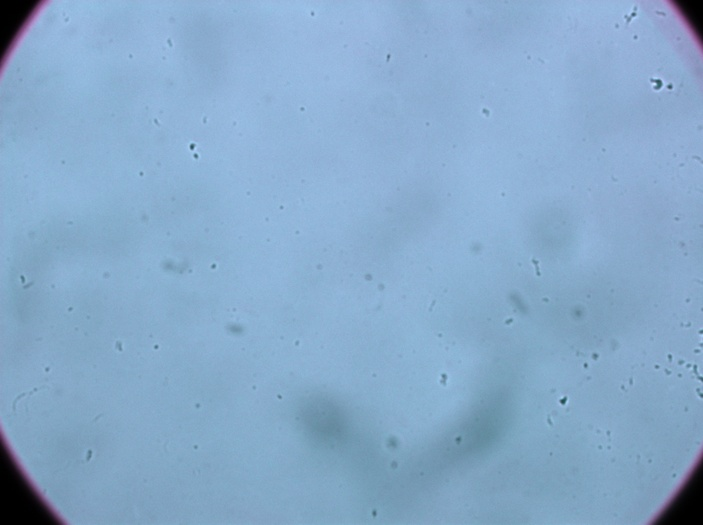
#> input picture data/orig_images/BCKGRND.jpg, 703 x 525 px, shrunk from 1392 x 1040 before the run; the run also reads 1 picture not shown here
$ python platelet_detection.py
#> lines starting #> are read from the running program, lines starting #| are printed output that depends on the picture; after the words box and inside, x2 and y2 are one past the last pixel; in counts of white or black regions, pixels touching at a corner belong together
import os
import cv2
import numpy as np
import matplotlib.pyplot as plt
from pathlib import Path
from skimage import measure, morphology
from scipy.spatial.distance import cdist

# Define paths
script_dir = os.path.dirname(os.path.realpath(__file__))
data_dir = os.path.join(script_dir, '..', 'data')
orig_images_dir = os.path.join(data_dir, 'orig_images')
counted_images_dir = os.path.join(data_dir, 'counted_images')
img_dir = Path(orig_images_dir)
bkgrd_img_path = os.path.join(orig_images_dir, 'T1_Cp_no-agr-border_40x.jpg')

image_files = [
    p for p in img_dir.iterdir()
    if p.suffix.lower() in [".jpg", ".jpeg", ".png"]
    and p.name != "T1_Cp_no-agr-border_40x.jpg"
]

for file_path in image_files:

    # Open images
    img = cv2.imread(str(file_path), cv2.IMREAD_GRAYSCALE)
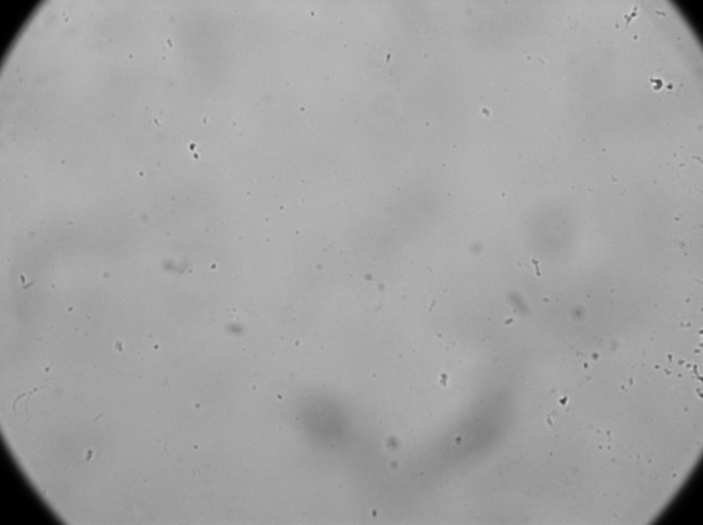
#> img: shape (525, 703); min 0, max 226, mean 163
    bkgrd = cv2.imread(bkgrd_img_path, cv2.IMREAD_GRAYSCALE)

    # Convert images to float32
    img = img.astype(np.float32)
    bkgrd = bkgrd.astype(np.float32)

    # Blur and normalize the background
    bkgrd_smooth = cv2.GaussianBlur(bkgrd, (51, 51), 0)
    epsilon = 1e-6
    bkgrd_mean = np.mean(bkgrd_smooth)
#> bkgrd_mean = 163
    bkgrd_norm = bkgrd_smooth / (bkgrd_mean + epsilon)
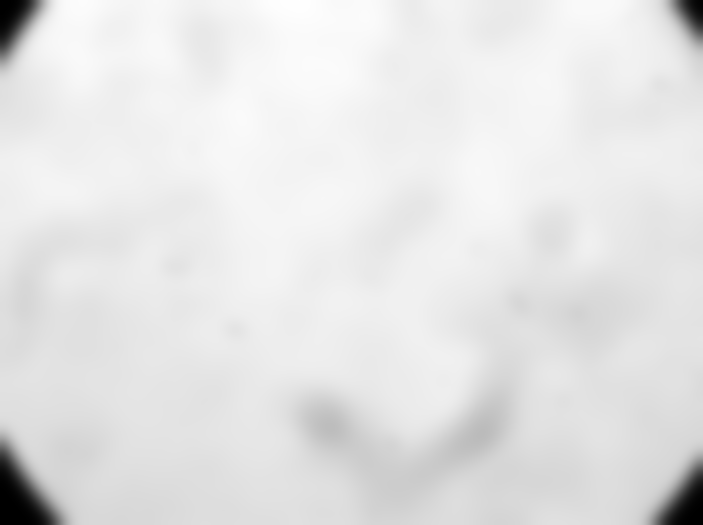
#> bkgrd_norm: shape (525, 703) float32; min 8.71e-07, max 1.12, mean 1; drawn with min black and max white

    # Correct the image by removing the background gray levels
    img_corrected = img / (bkgrd_norm + epsilon)
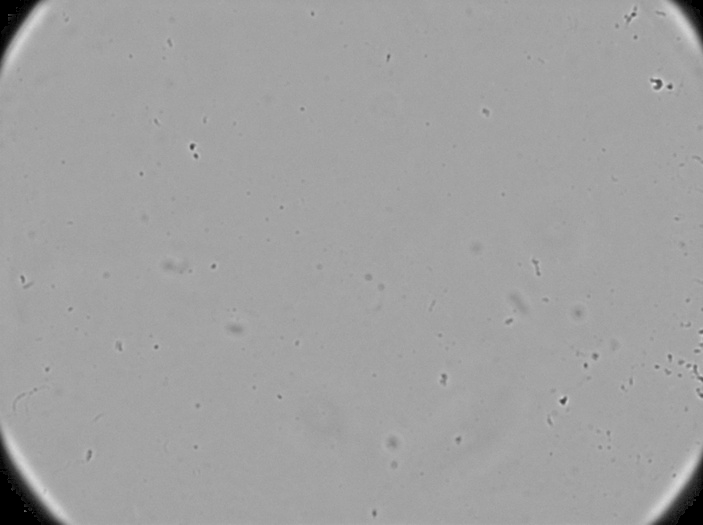
#> img_corrected: shape (525, 703) float32; min 0, max 225.4, mean 161.2
    img_corrected = img_corrected.astype(np.uint8)

    # Normalize the image histogram
    dimensions = img_corrected.shape
#> dimensions = (525, 703)
    number_of_pixels = dimensions[0] * dimensions[1]
#> number_of_pixels = 369075
    hist, _ = np.histogram(img_corrected, bins=256, range=(35, 255))
#> hist = 256 values, max 87544 at index 148, min 0 at index 7, mean 1426.7
    normalized_cumulative_histogram = np.cumsum(hist) / number_of_pixels
#> normalized_cumulative_histogram = 256 values from 0.000138 to 0.99
    img_norm = 255 * normalized_cumulative_histogram[img_corrected]
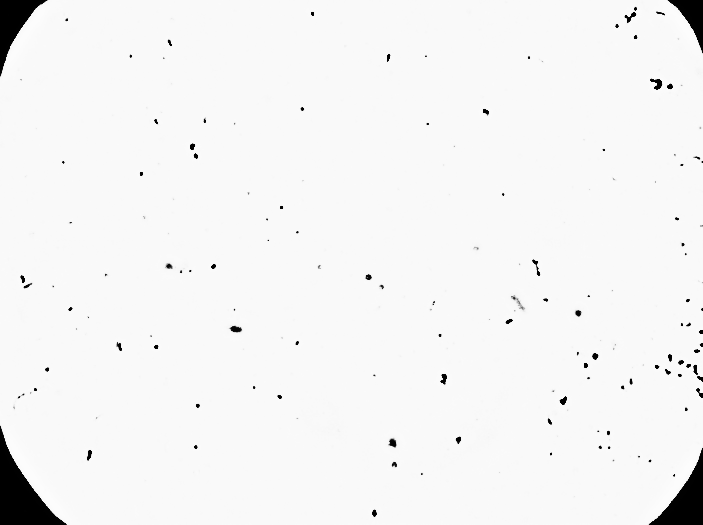
#> img_norm: shape (525, 703) float64; min 0.0352, max 252.3, mean 244.2
    img_norm = img_norm.astype(np.uint8)

    # Binarize the image with OTSU thresholding
    _, binary = cv2.threshold(
        img_norm, 0, 255, cv2.THRESH_BINARY_INV + cv2.THRESH_OTSU
    )
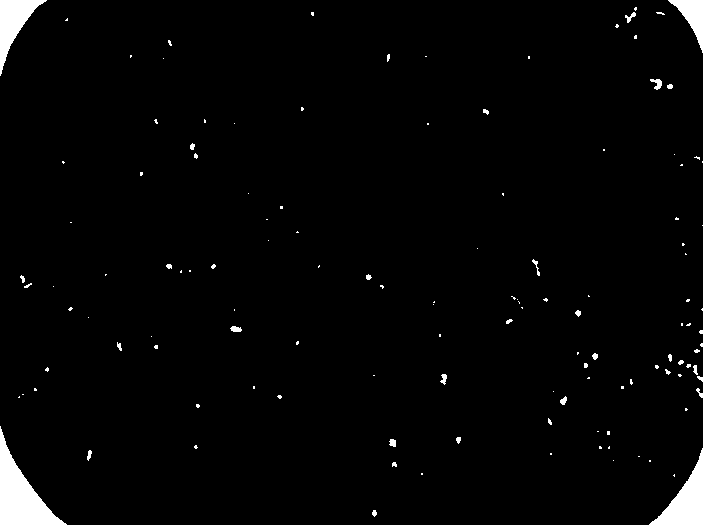
#> binary: shape (525, 703); 2.2% white; 128 white regions (98 under 20 px), largest, box (x1, y1, x2, y2) and area: (0, 426, 67, 525) 2641, (649, 448, 703, 525) 1709, (0, 0, 47, 76) 1359
    bin_img = binary.astype(bool)

    # Morphological filtering (work on boolean image)
#> (the run stopped early here; a loop or call above may not have finished)
